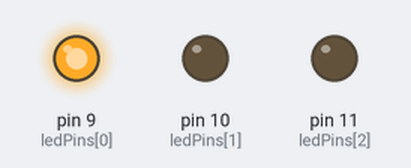
A sketch run on a simulated Arduino Uno, built with avr-gcc and run on an emulated ATmega328P. Parts: output pins drawn as LEDs (lit = HIGH).

Above: at 0.5 s.
At 1.5 s:
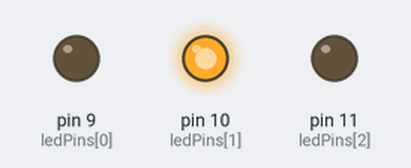
At 3.0 s:
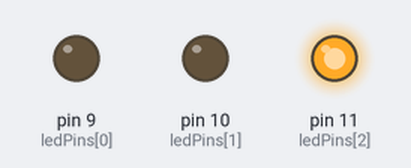
Timing chart, 0 to 7.8 s (numbered marks = the images above):
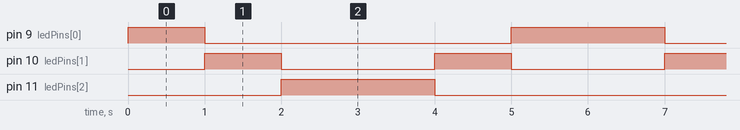

The sketch:

ex05.ino
```cpp
int ledPins[] = {9, 10, 11};

void setup() {
  for (int i = 0; i < 3; i++) {
    pinMode(ledPins[i], OUTPUT);
  }
}

void loop() {
  for (int i = 0; i < 3; i++) {
    digitalWrite(ledPins[i], HIGH);
    delay(1000);
    digitalWrite(ledPins[i], LOW);
  }

  for (int i = 3 - 1; i >= 0; i--) {
    digitalWrite(ledPins[i], HIGH);
    delay(1000);
    digitalWrite(ledPins[i], LOW);
  }
}
```

Measured:
- by itself, pin 9 (ledPins[0]): repeats every 6.0 s: LOW 4.0 s, HIGH 2.0 s
- by itself, pin 10 (ledPins[1]): alternates HIGH for 1.0 s and LOW for 2.0 s
- by itself, pin 11 (ledPins[2]): alternates HIGH for 2.0 s and LOW for 4.0 s
